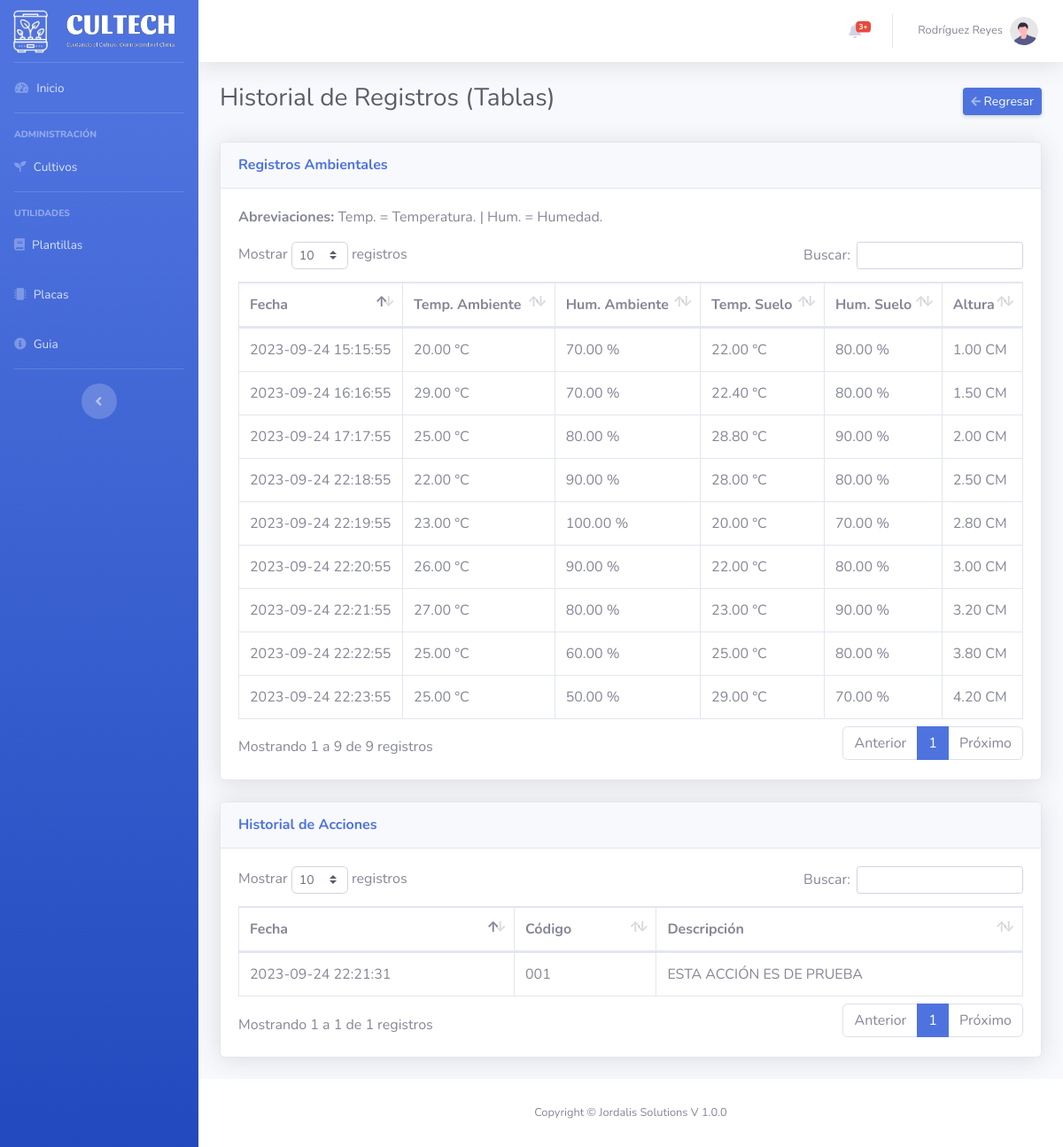
The app's page /Cultivos/Detalle?id=1 (signed in) with its own data.
### tables this page shows
CREATE TABLE `monitoreo` (
  `id` int(10) NOT NULL,
  `id_cultivo` int(10) NOT NULL,
  `fecha` datetime NOT NULL DEFAULT current_timestamp(),
  `tem` decimal(10,2) NOT NULL,
  `humendad` decimal(10,2) NOT NULL,
  `stem` decimal(10,2) NOT NULL,
  `shumendad` decimal(10,2) NOT NULL,
  `altura` decimal(10,2) NOT NULL
);

CREATE TABLE `acciones` (
  `id` int(10) NOT NULL,
  `id_cultivo` int(10) NOT NULL,
  `descripcion` varchar(100) NOT NULL,
  `codigo` varchar(10) NOT NULL,
  `fecha` datetime NOT NULL DEFAULT current_timestamp()
);

### Libraries/Core/Views.php (called while the page is built)
<?php
class Views{
    function getView($controller, $view, $alert="", $data1 = "", $data2 = "", $data3 = "", $data4 = "", $data5 = "")
    {
        $controller = get_class($controller);
        if ($controller == "") {
            $view = "Views/".$view.".php";
        }else{
            $view = "Views/" . $controller . "/" . $view . ".php";
        }
        require_once($view);
    }
}
?>

### index.php (called while the page is built, shortened)
<?php
require_once("Helpers/Helpers.php");
require_once("Libraries/Core/Load.php");
?>

### Helpers/Helpers.php (called while the page is built, shortened)
<?php
function base_url()
{
    return BASE_URL;
}
?>

### Libraries/Core/Mysql.php (called while the page is built, shortened)
<?php
class Mysql extends Conexion{
    private $conexion;
    function __construct()
    {
        $this->conexion = new Conexion();
        $this->conexion = $this->conexion->conect();
    }
    public function select_all(string $query){
        $this->strquery = $query;
        $result = $this->conexion->prepare($this->strquery);
        $result->execute();
        $data = $result->fetchall(PDO::FETCH_ASSOC);
        return $data;
    }
}
?>

### Libraries/Core/Conexion.php (called while the page is built)
<?php
class Conexion{
    private $conect;
    public function __construct()
    {
      $conexion = "mysql:host=".HOST.";dbname=".BD.";.CHARSET.";
      try {
          $this->conect = new PDO($conexion, DB_USER, PASS);
          $this->conect->setAttribute(PDO::ATTR_ERRMODE, PDO::ERRMODE_EXCEPTION);
      } catch (PDOException $e) {
          $this->conect = "Error en la conexion";
          echo "Error: " . $e->getMessage();
      }
    }
    public function conect()
    {
        return $this->conect;
    }
}
?>

### Models/CultivosModel.php (called while the page is built, shortened)
<?php
    class CultivosModel extends Mysql{
        public function datostablas(int $id)
        {
            $this->id = $id;
            $sql = "SELECT * FROM monitoreo WHERE id_cultivo = '{$this->id}'";
            $res = $this->select_all($sql);
            return $res;
        }
        public function datosalertas(int $id)
        {
            $this->id = $id;
            $sql = "SELECT * FROM acciones WHERE id_cultivo = '{$this->id}'";
            $res = $this->select_all($sql);
            return $res;
        }
    }
?>

### Views/Cultivos/DetalleTablas.php (the view, shortened to what this page needs)
<div class="container-fluid">
  <div class="d-sm-flex align-items-center justify-content-between mb-4">
      <h1 class="h3 mb-2 text-gray-800">Historial de Registros (Tablas)</h1>
      <div class="d-sm-inline-block">
          <a href="<?= base_url(); ?>Cultivos/Monitoreo?id=<?= $_GET['id']; ?>" class="btn btn-sm btn-primary shadow-sm"><i class="fas fa-arrow-left fa-sm text-white-50"></i> Regresar</a>
      </div>
  </div>
    <div class="card shadow mb-4">
        <div class="card-header py-3">
            <h6 class="m-0 font-weight-bold text-primary">Registros Ambientales</h6>
        </div>
        <div class="card-body">
            <p><strong>Abreviaciones: </strong>Temp. = Temperatura. | Hum. = Humedad.</p>
            <div class="table-responsive">
                <table class="table table-bordered" id="Table" width="100%" cellspacing="0">
                    <thead>
                        <tr>
                            <th>Fecha</th>
                            <th>Temp. Ambiente</th>
                            <th>Hum. Ambiente</th>
                            <th>Temp. Suelo</th>
                            <th>Hum. Suelo</th>
                            <th>Altura</th>
                        </tr>
                    </thead>
                    <tbody>
                        <?php foreach ($data2 as $mon) { ?>
                            <tr>
                                <td><?= $mon['fecha'] ?></td>
                                <td><?= $mon['tem'] ?> °C</td>
                                <td><?= $mon['humendad'] ?> %</td>
                                <td><?= $mon['stem'] ?> °C</td>
                                <td><?= $mon['shumendad'] ?> %</td>
                                <td><?= $mon['altura'] ?> CM</td>
                            </tr>
                        <?php } ?>
                    </tbody>
                </table>
            </div>
        </div>
    </div>
    <div class="card shadow mb-4">
        <div class="card-header py-3">
            <h6 class="m-0 font-weight-bold text-primary">Historial de Acciones</h6>
        </div>
        <div class="card-body">
            <div class="table-responsive">
                <table class="table table-bordered" id="Table2" width="100%" cellspacing="0">
                    <thead>
                        <tr>
                            <th>Fecha</th>
                            <th>Código</th>
                            <th>Descripción</th>
                        </tr>
                    </thead>
                    <tbody>
                        <?php foreach ($data3 as $acc) { ?>
                            <tr>
                                <td><?= $acc['fecha'] ?></td>
                                <td><?= $acc['codigo'] ?></td>
                                <td><?= $acc['descripcion'] ?></td>
                            </tr>
                        <?php } ?>
                    </tbody>
                </table>
            </div>
        </div>
    </div>
</div>

### records on screen
monitoreo: fecha "2023-09-24 15:15:55", tem "20.00", humendad "70.00", stem "22.00", shumendad "80.00", altura "1.00"
monitoreo: fecha "2023-09-24 16:16:55", tem "29.00", humendad "70.00", stem "22.40", shumendad "80.00", altura "1.50"
monitoreo: fecha "2023-09-24 17:17:55", tem "25.00", humendad "80.00", stem "28.80", shumendad "90.00", altura "2.00"
monitoreo: fecha "2023-09-24 22:18:55", tem "22.00", humendad "90.00", stem "28.00", shumendad "80.00", altura "2.50"
monitoreo: fecha "2023-09-24 22:19:55", tem "23.00", humendad "100.00", stem "20.00", shumendad "70.00", altura "2.80"
monitoreo: fecha "2023-09-24 22:20:55", tem "26.00", humendad "90.00", stem "22.00", shumendad "80.00", altura "3.00"
monitoreo: fecha "2023-09-24 22:21:55", tem "27.00", humendad "80.00", stem "23.00", shumendad "90.00", altura "3.20"
monitoreo: fecha "2023-09-24 22:22:55", tem "25.00", humendad "60.00", stem "25.00", shumendad "80.00", altura "3.80"
monitoreo: fecha "2023-09-24 22:23:55", tem "25.00", humendad "50.00", stem "29.00", shumendad "70.00", altura "4.20"
acciones: fecha "2023-09-24 22:21:31", codigo "001", descripcion "ESTA ACCIÓN ES DE PRUEBA"

### other values on screen
$_SESSION['apellido'] "Rodríguez Reyes"
